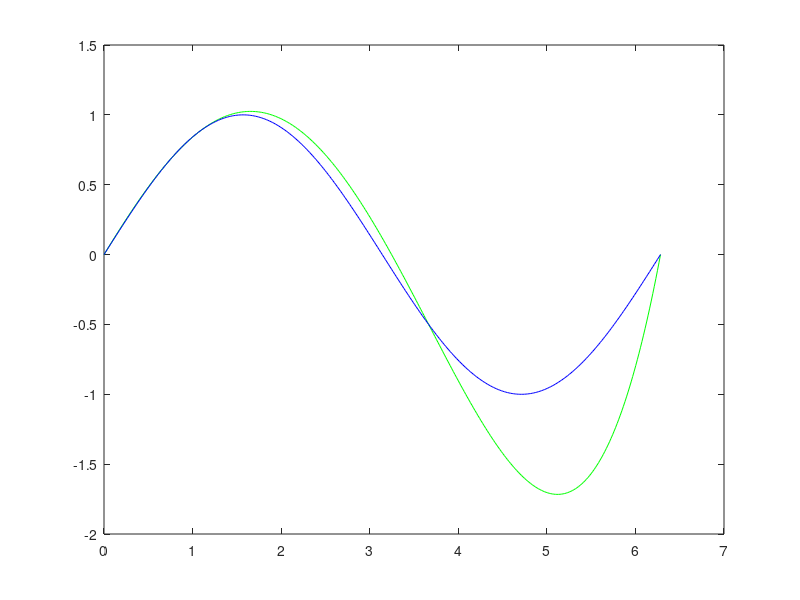

This figure's MATLAB source:
y = @(x)sin(x);

arr5=[0 pi/4 pi/3 7*pi/6 2*pi];
arr5_360=[];

L0 = @(x) (x-arr5(2))/(arr5(1)-arr5(2)) * (x-arr5(3))/(arr5(1)-arr5(3)) * (x-arr5(4))/(arr5(1)-arr5(4)) * (x-arr5(5))/(arr5(1)-arr5(5));
L1 = @(x) (x-arr5(1))/(arr5(2)-arr5(1)) * (x-arr5(3))/(arr5(2)-arr5(3)) * (x-arr5(4))/(arr5(2)-arr5(4)) * (x-arr5(5))/(arr5(2)-arr5(5));
L2 = @(x) (x-arr5(1))/(arr5(3)-arr5(1)) * (x-arr5(2))/(arr5(3)-arr5(2)) * (x-arr5(4))/(arr5(3)-arr5(4)) * (x-arr5(5))/(arr5(3)-arr5(5));
L3 = @(x) (x-arr5(1))/(arr5(4)-arr5(1)) * (x-arr5(2))/(arr5(4)-arr5(2)) * (x-arr5(3))/(arr5(4)-arr5(3)) * (x-arr5(5))/(arr5(4)-arr5(5));
L4 = @(x) (x-arr5(1))/(arr5(5)-arr5(1)) * (x-arr5(2))/(arr5(5)-arr5(2)) * (x-arr5(3))/(arr5(5)-arr5(3)) * (x-arr5(4))/(arr5(5)-arr5(4));

f5 = @(x) (L0(x)*y(arr5(1))) + (L1(x)*y(arr5(2))) + (L2(x)*y(arr5(3))) + (L3(x)*y(arr5(4))) + (L4(x)*y(arr5(5)));

counter5=1;

for n5=0:pi/180: 2*pi
    arr5_360(counter5)=f5(n5);
    counter5=counter5+1;
end

a5 = 0 : pi/180 : 2*pi;
plot(a5,arr5_360,'g');

hold on;
x_r = 0 : pi/180 : 2*pi;
y_r = sin(x_r);
plot(x_r,y_r,'b');